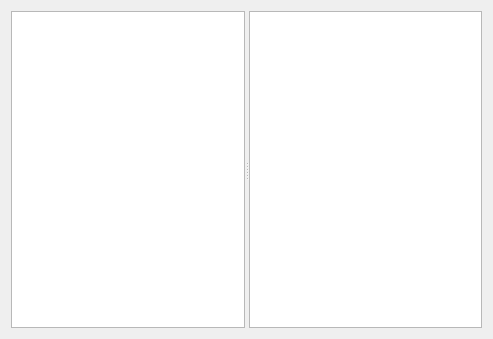
<?xml version="1.0" encoding="UTF-8"?>
<ui version="4.0">
 <class>Dialog</class>
 <widget class="QDialog" name="Dialog">
  <property name="geometry">
   <rect>
    <x>0</x>
    <y>0</y>
    <width>493</width>
    <height>339</height>
   </rect>
  </property>
  <property name="windowTitle">
   <string>Dialog</string>
  </property>
  <layout class="QVBoxLayout" name="verticalLayout">
   <item>
    <widget class="QSplitter" name="splitter">
     <property name="orientation">
      <enum>Qt::Horizontal</enum>
     </property>
     <widget class="QTreeView" name="treeView"/>
     <widget class="QListView" name="listView">
      <property name="viewMode">
       <enum>QListView::IconMode</enum>
      </property>
     </widget>
    </widget>
   </item>
  </layout>
 </widget>
 <resources/>
 <connections/>
</ui>
